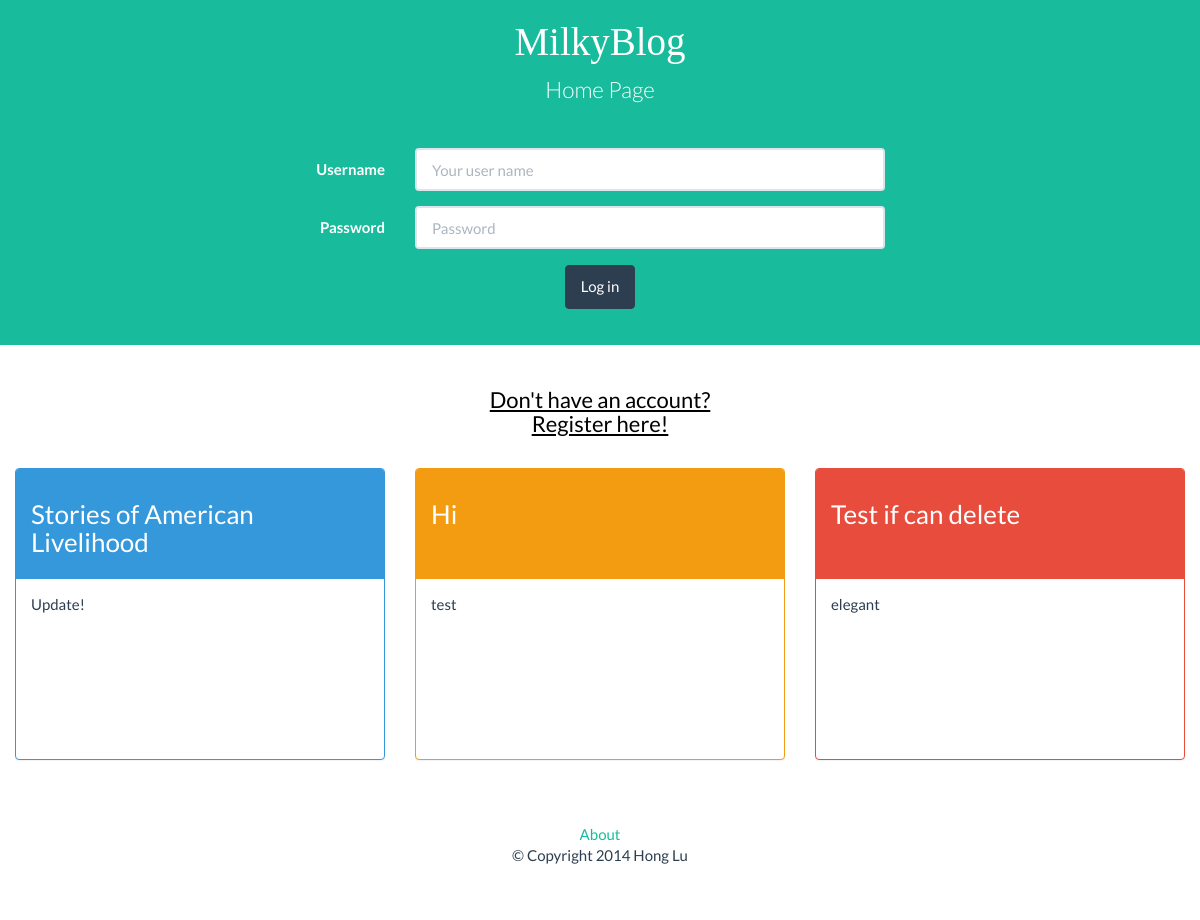
Before: / with the older database file.
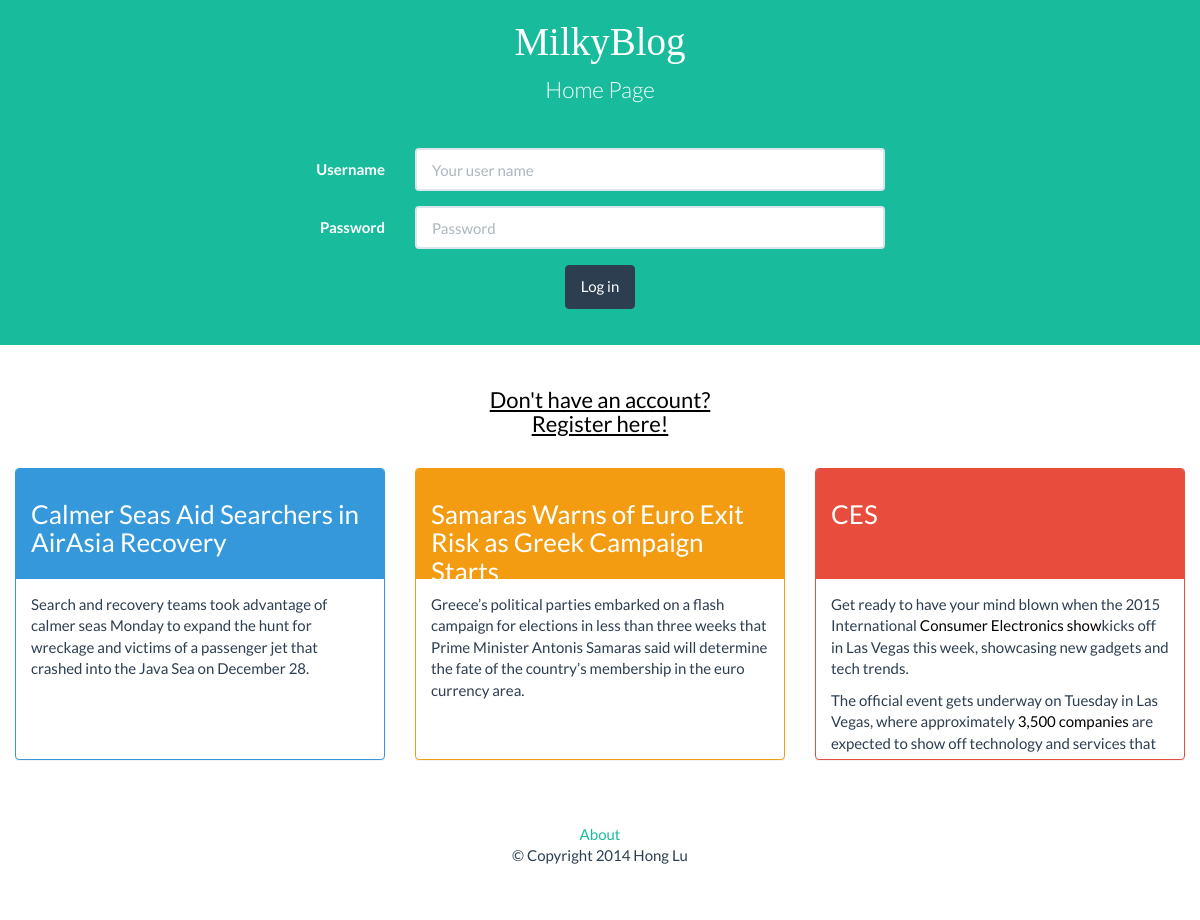
After: the same page with the newer database file.
### tables this page shows
CREATE TABLE IF NOT EXISTS `posts` (
`post_id` bigint(20) unsigned NOT NULL,
  `heading` text NOT NULL,
  `abstract` text NOT NULL,
  `content` text NOT NULL,
  `date` timestamp NOT NULL DEFAULT CURRENT_TIMESTAMP ON UPDATE CURRENT_TIMESTAMP,
  `user_name` varchar(20) NOT NULL,
  `uid` int(11) NOT NULL
);

### src/model/posts.php (called while the page is built, shortened)
<?php
    function getPosts(){
        $db = opendb();
        $stmt = "SELECT * from posts";
        $result = $db->query($stmt);
        $posts = array();
        while ($row = $result->fetch_assoc()) {
            array_push($posts, $row);
        }
        return $posts;
    }
?>

### src/index.php (the view, shortened to what this page needs)
<!DOCTYPE html>
<html>
<head>
    <link rel="stylesheet" href="static/css/bootstrap.css"  type="text/css">
    <link rel="stylesheet" href="static/css/style.css"  type="text/css">
</head>
<body>
    <div class="container-fluid">
        <div class="row">
            <div class="col-md-12 text-center v-center" style="background-color:#18bc9c">
                <h1 style="color:#FFFFFF; font-family:Papyrus">MilkyBlog</h1>
                <p class="lead text1" >Home Page</p>
                <br/>
                <form class="form-horizontal" role="form" action="view/manage_input/manage_user_info.php" method="post">
                    <div class="form-group">
                        <label for="inputEmail3" class="col-md-4 control-label text1">Username</label>
                        <div class="col-md-5">
                          <input type="text" class="form-control" name="user_name" placeholder="Your user name">
                      </div>
                    </div>
                    <div class="form-group">
                        <label for="inputPassword3" class="col-md-4 control-label text1">Password</label>
                        <div class="col-md-5">
                            <input type="password" class="form-control" name="password" placeholder="Password">
                        </div>
                    </div>
                    <div class="col-md-12">
                    </div>
                    <div class="form-group">
                        <div class="col-md-12">
                            <button type="submit" class="btn btn-primary">Log in</button>
                        </div>
                    </div>
                </form>
                <br>
            </div>
            <br clear="all"> <br clear="all">
            <h3 class="register"><a href="view/register.php" style="color:black;">Don't have an account?<br>Register here!</h3>
        </div>
    </div>
    <div class="container-fluid">
      	<br>
        <div class="row">
        <?php
        include_once("model/posts.php");
        $posts = getPosts();
        $count = 1;
        foreach ($posts as $post){
            if($count == 1){
                echo '
                <div class="col-md-4">
                    <div class="panel panel-info" >
                    <div class="panel-heading my-panel-heading" ><h3><a class="text1" href="view/single_post.php?post='.$post['post_id'].'">'.$post['heading'].'</a></h3></div>
                    <div class="panel-body my-panel-body">'.$post['abstract'].'
                    </div>
                    </div>
                </div>';
                $count++;
            }
            else if ($count == 2){
                echo '
                <div class="col-md-4">
                    <div class="panel panel-warning" >
                    <div class="panel-heading my-panel-heading" ><h3><a class="text1" href="view/single_post.php?post='.$post['post_id'].'">'.$post['heading'].'</a></h3></div>
                    <div class="panel-body my-panel-body">'.$post['abstract'].'
                    </div>
                    </div>
                </div>';
                $count++;
            }
            else if ($count == 3){
                echo '
                <div class="col-md-4">
                    <div class="panel panel-danger" >
                    <div class="panel-heading my-panel-heading" ><h3><a class="text1" href="view/single_post.php?post='.$post['post_id'].'">'.$post['heading'].'</a></h3></div>
                    <div class="panel-body my-panel-body">'.$post['abstract'].'
                    </div>
                    </div>
                </div>';
                $count++;
            }
            else{
                break;
            }
        }
        ?>
        </div>
        <?php require_once('view/common/footer.php') ?>
    </div>
</body>
</html>

### src/view/common/footer.php
<div class="row">
  <div class="col-lg-12">
    <br><br>
      <p class="text-center"><a href="about.php">About</a><br> &copy; Copyright 2014 Hong Lu</p>
    <br><br>
  </div>
</div>

### src/static/css/style.css (style rules this page uses)
.register { text-align: center; color: black; font-size: 22px; text-decoration: underline; }
.panel-body.my-panel-body { border-color: #337ab7; height: 180px; overflow: hidden; text-overflow: ellipsis; }
.text1 { color:white; text-decoration: none; }
.my-panel-heading { height: 110px; }

Changed rows visible on the page:
removed posts: heading "Stories of American Livelihood", abstract "Update!"
removed posts: heading "Hi", abstract "test"
removed posts: heading "Test if can delete", abstract "elegant"
added posts: heading "Calmer Seas Aid Searchers in AirAsia Recovery", abstract "Search and recovery teams took advantage of calmer seas Monday to expand the hunt for wreckage and victims of a passenger jet that crashed into the Java Sea on December 28."
added posts: heading "Samaras Warns of Euro Exit Risk as Greek Campaign Starts", abstract "Greece’s political parties embarked on a flash campaign for elections in less than three weeks that Prime Minister Antonis Samaras said will determine the fate of the country’s membership in the euro currency area."
added posts: heading "CES", abstract "Get ready to have your mind blown when the 2015 International Consumer Electronics show kicks off in Las Vegas this week, showcasing new gadgets and tech trends. The official event gets underway on Tuesday in Las Vegas, where approximately 3,500 companies are expected to show off technology and services that…"
